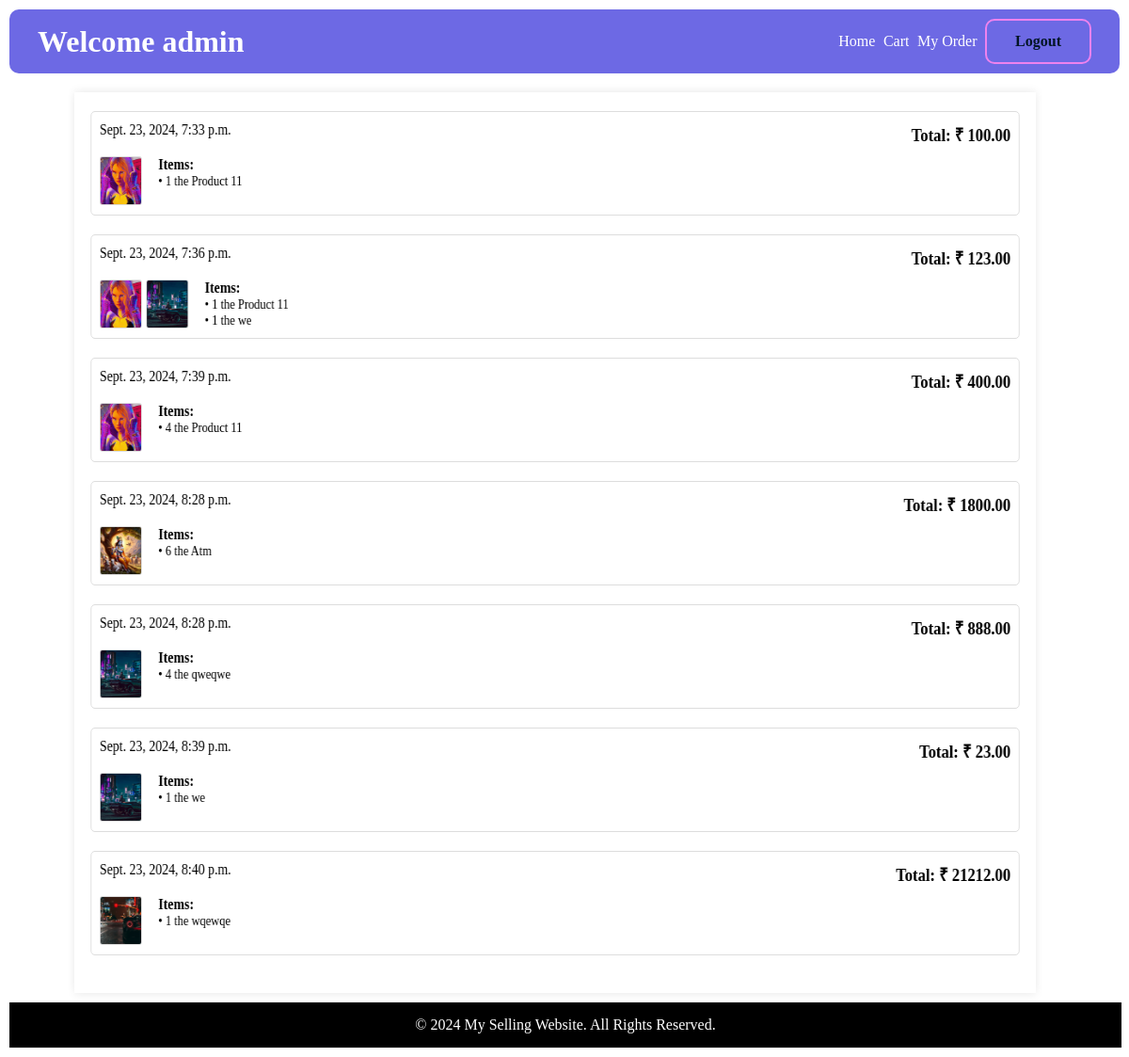
Page /myorder (signed in) on the committed database.
### app/models.py (models this page shows, shortened)
class Order(models.Model):
    order_id = models.UUIDField(primary_key=True,default=uuid.uuid4)
    user = models.ForeignKey(User,on_delete=models.CASCADE,null=True)
    total_amount = models.DecimalField(max_digits=10, decimal_places=2,null=True)
    created_at = models.DateTimeField(auto_now_add=True)

class OrderProduct(models.Model):
    order = models.ForeignKey(Order,related_name='order_products', on_delete=models.CASCADE)
    product = models.ForeignKey(products, on_delete=models.CASCADE)
    quantity = models.PositiveIntegerField()

class products(models.Model):
    id = models.UUIDField(primary_key=True, default=uuid.uuid4)
    img = models.FileField(upload_to='Thumbnail',null=False)
    title = models.CharField(max_length=70,null=False)
    desc = models.TextField(max_length=500,null=True)
    price = models.DecimalField(max_digits=10, decimal_places=2)

### app/views.py (the view)
# urls.py: path('myorder',views.myorder, name='myorder'),
@login_required(login_url='/login')
def myorder(request):
    user_orders = Order.objects.filter(user=request.user).prefetch_related('order_products__product')
    context = {
        'orders': user_orders,
    }
    return render(request,'order.html',context)

### templates/order.html (shortened to what this page needs)
{% extends "index.html" %}
{% block order %}
    {% if orders %}
    <div class="order-list">
        {% for order in orders %}
        <div class="order-item">
            <div class="order-header">
                <div class="order-info">
                    <span class="order-date">{{ order.created_at }}</span>
                </div>
                <div class="order-total">Total: <strong>₹ {{ order.total_amount }}</strong></div>
            </div>
            <div class="order-content">
                <div class="product-thumbnails">
                    {% for order_product in order.order_products.all %}
                    <img src="{{ order_product.product.img.url }}" style="object-fit: cover;" alt="{{ order_product.product.img.url }}">
                    {% endfor %}
                </div>
                <div class="product-details">
                    <h4>Items:</h4>
                    <ul>
                        {% for order_product in order.order_products.all %}
                        <li>•  {{ order_product.quantity }} the {{ order_product.product.title }}</li>
                        {% endfor %}
                    </ul>
                </div>
            </div>
        </div>
        {% endfor %}
    </div>
    {% else %}
        <p>You have not placed any orders yet.</p>
    {% endif %}
{% endblock %}

### templates/index.html (shortened to what this page needs)
{% load static %}
<!DOCTYPE html>
<html lang="en">
<head>
    <link rel="stylesheet" href="{% static 'css/styles.css' %}" />
</head>
<body>
<header>
    <h1>Welcome {{ user.username }}</h1>
    <nav>
        <a href="/">Home</a>
        <a href="/cart">Cart</a>
        <a href="/myorder">My Order</a>
        {% if user.is_authenticated %}
        <a href="{% url 'logout' %}"><b>Logout</b></a>
        {% else %}
        <a href="/login"><b>Sign In</b></a>
        {% endif %}
    </nav>
</header>
<section class="section">
    {% block order %}
    {% endblock %}
</section>
<footer>
    <p>&copy; 2024 My Selling Website. All Rights Reserved.</p>
</footer>
</body>
</html>

### static/css/styles.css (style rules this page uses)
* { margin: 0; padding: 0; }
header { margin: 10px; padding: 10px 30px; display: flex; justify-content: space-between; align-items: center; background-color: rgb(109, 105, 228); border-radius: 10px; }
header > h1 { color: white; }
nav { display: flex; width: 24%; justify-content: space-between; align-items: center; }
nav > a { display: flex; position: relative; z-index: 9; overflow: hidden; }
nav > a { text-decoration: none; color: white; }
nav > a:nth-child(4) { color: #021526; border: 2px solid violet; padding: 13px 30px; border-radius: 10px; }
nav > a:nth-child(4)::after { content: ""; background: black; width: 120%; height: 120%; z-index: -2; display: flex; position: absolute; bottom: -120%; left: -10px; overflow: hidden; border-radius: 100%; transition: all ease-in-out 0.3s; }
section { min-height: 577px; }
a { text-decoration: none; color: white; }
footer { width: 96%; margin: 10px; bottom: 0; padding: 15px; background: #000; display: flex; justify-content: center; align-items: center; color: white; }
.order-list { width: 95%; margin-top: 20px; transform: rotateY(30deg); background-color: #fff; box-shadow: 0 0 10px rgba(0, 0, 0, 0.1); padding: 20px; }
.order-item { border: 1px solid #ddd; padding: 10px; margin-bottom: 20px; border-radius: 5px; }
.order-header { display: flex; justify-content: space-between; margin-bottom: 10px; }
.order-info { display: flex; gap: 10px; }
.order-total { font-size: 1.2em; font-weight: bold; }
.order-content { display: flex; justify-content: space-between; }
.product-thumbnails { display: flex; gap: 5px; }
.product-thumbnails img { width: 50px; height: 50px; border-radius: 3px; border: 1px solid #ddd; }
.product-details { margin-left: 20px; flex: 1; }
.product-details ul { list-style: none; padding: 0; }
.product-details li { font-size: 0.9em; }

### rows in the picture
Order: created_at "Sept. 23, 2024, 7:33 p.m.", total_amount "100.00"
OrderProduct: product.img (picture), quantity "1", product "Product 11"
Order: created_at "Sept. 23, 2024, 7:36 p.m.", total_amount "123.00"
OrderProduct: product.img (picture), quantity "1", product "Product 11"
OrderProduct: product.img (picture), quantity "1", product "we"
Order: created_at "Sept. 23, 2024, 7:39 p.m.", total_amount "400.00"
OrderProduct: product.img (picture), quantity "4", product "Product 11"
Order: created_at "Sept. 23, 2024, 8:28 p.m.", total_amount "1800.00"
OrderProduct: product.img (picture), quantity "6", product "Atm"
Order: created_at "Sept. 23, 2024, 8:28 p.m.", total_amount "888.00"
OrderProduct: product.img (picture), quantity "4", product "qweqwe"
Order: created_at "Sept. 23, 2024, 8:39 p.m.", total_amount "23.00"
OrderProduct: product.img (picture), quantity "1", product "we"
Order: created_at "Sept. 23, 2024, 8:40 p.m.", total_amount "21212.00"
OrderProduct: product.img (picture), quantity "1", product "wqewqe"

### other values in the picture
{{ user.username }} "admin"
